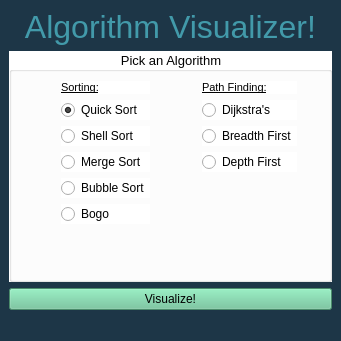
<?xml version="1.0" encoding="UTF-8"?>
<ui version="4.0">
 <class>MainWindow</class>
 <widget class="QMainWindow" name="MainWindow">
  <property name="geometry">
   <rect>
    <x>0</x>
    <y>0</y>
    <width>341</width>
    <height>341</height>
   </rect>
  </property>
  <property name="windowTitle">
   <string>Interactive Algorithm Visualizer</string>
  </property>
  <property name="styleSheet">
   <string notr="true">background-color: rgb(29, 54, 71);</string>
  </property>
  <widget class="QWidget" name="centralwidget">
   <layout class="QVBoxLayout" name="verticalLayout">
    <item>
     <widget class="QLabel" name="label">
      <property name="sizePolicy">
       <sizepolicy hsizetype="Preferred" vsizetype="Fixed">
        <horstretch>0</horstretch>
        <verstretch>0</verstretch>
       </sizepolicy>
      </property>
      <property name="font">
       <font>
        <pointsize>24</pointsize>
       </font>
      </property>
      <property name="styleSheet">
       <string notr="true">color: rgb(66, 154, 170);</string>
      </property>
      <property name="text">
       <string>Algorithm Visualizer!</string>
      </property>
      <property name="alignment">
       <set>Qt::AlignCenter</set>
      </property>
     </widget>
    </item>
    <item>
     <widget class="QGroupBox" name="groupBox_3">
      <property name="font">
       <font>
        <pointsize>10</pointsize>
        <weight>50</weight>
        <bold>false</bold>
       </font>
      </property>
      <property name="styleSheet">
       <string notr="true">background-color: rgb(255, 255, 255);</string>
      </property>
      <property name="title">
       <string>Pick an Algorithm</string>
      </property>
      <property name="alignment">
       <set>Qt::AlignCenter</set>
      </property>
      <layout class="QGridLayout" name="gridLayout">
       <item row="3" column="1">
        <widget class="QRadioButton" name="radioButton_4">
         <property name="text">
          <string>Merge Sort</string>
         </property>
        </widget>
       </item>
       <item row="0" column="1">
        <widget class="QLabel" name="label_3">
         <property name="sizePolicy">
          <sizepolicy hsizetype="Preferred" vsizetype="Fixed">
           <horstretch>0</horstretch>
           <verstretch>0</verstretch>
          </sizepolicy>
         </property>
         <property name="font">
          <font>
           <pointsize>8</pointsize>
           <weight>50</weight>
           <bold>false</bold>
           <underline>true</underline>
          </font>
         </property>
         <property name="text">
          <string>Sorting:</string>
         </property>
        </widget>
       </item>
       <item row="1" column="1">
        <widget class="QRadioButton" name="radioButton">
         <property name="text">
          <string>Quick Sort</string>
         </property>
         <property name="checked">
          <bool>true</bool>
         </property>
        </widget>
       </item>
       <item row="2" column="3">
        <widget class="QRadioButton" name="radioButton_7">
         <property name="text">
          <string>Breadth First</string>
         </property>
        </widget>
       </item>
       <item row="4" column="1">
        <widget class="QRadioButton" name="radioButton_5">
         <property name="text">
          <string>Bubble Sort</string>
         </property>
        </widget>
       </item>
       <item row="0" column="3">
        <widget class="QLabel" name="label_4">
         <property name="sizePolicy">
          <sizepolicy hsizetype="Preferred" vsizetype="Fixed">
           <horstretch>0</horstretch>
           <verstretch>0</verstretch>
          </sizepolicy>
         </property>
         <property name="font">
          <font>
           <pointsize>8</pointsize>
           <weight>50</weight>
           <bold>false</bold>
           <underline>true</underline>
          </font>
         </property>
         <property name="text">
          <string>Path Finding:</string>
         </property>
        </widget>
       </item>
       <item row="8" column="1" colspan="3">
        <spacer name="verticalSpacer">
         <property name="orientation">
          <enum>Qt::Vertical</enum>
         </property>
         <property name="sizeHint" stdset="0">
          <size>
           <width>20</width>
           <height>40</height>
          </size>
         </property>
        </spacer>
       </item>
       <item row="1" column="3">
        <widget class="QRadioButton" name="radioButton_2">
         <property name="text">
          <string>Dijkstra's</string>
         </property>
        </widget>
       </item>
       <item row="7" column="1">
        <widget class="QRadioButton" name="radioButton_6">
         <property name="text">
          <string>Bogo</string>
         </property>
        </widget>
       </item>
       <item row="2" column="1">
        <widget class="QRadioButton" name="radioButton_3">
         <property name="text">
          <string>Shell Sort</string>
         </property>
        </widget>
       </item>
       <item row="3" column="3">
        <widget class="QRadioButton" name="radioButton_8">
         <property name="text">
          <string>Depth First</string>
         </property>
        </widget>
       </item>
       <item row="3" column="4">
        <spacer name="horizontalSpacer">
         <property name="orientation">
          <enum>Qt::Horizontal</enum>
         </property>
         <property name="sizeHint" stdset="0">
          <size>
           <width>10</width>
           <height>20</height>
          </size>
         </property>
        </spacer>
       </item>
       <item row="2" column="2">
        <spacer name="horizontalSpacer_2">
         <property name="orientation">
          <enum>Qt::Horizontal</enum>
         </property>
         <property name="sizeType">
          <enum>QSizePolicy::Fixed</enum>
         </property>
         <property name="sizeHint" stdset="0">
          <size>
           <width>40</width>
           <height>20</height>
          </size>
         </property>
        </spacer>
       </item>
       <item row="3" column="0">
        <spacer name="horizontalSpacer_3">
         <property name="orientation">
          <enum>Qt::Horizontal</enum>
         </property>
         <property name="sizeHint" stdset="0">
          <size>
           <width>40</width>
           <height>20</height>
          </size>
         </property>
        </spacer>
       </item>
      </layout>
     </widget>
    </item>
    <item>
     <widget class="QPushButton" name="pushButton">
      <property name="styleSheet">
       <string notr="true">background-color: rgb(103, 194, 149);</string>
      </property>
      <property name="text">
       <string>Visualize!</string>
      </property>
     </widget>
    </item>
   </layout>
  </widget>
  <widget class="QStatusBar" name="statusbar"/>
 </widget>
 <resources/>
 <connections/>
</ui>
